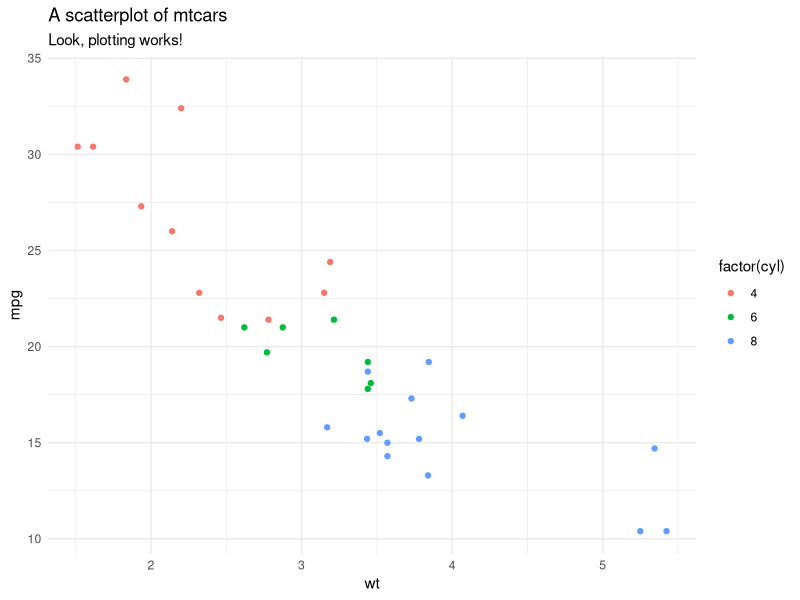

Write R code to recreate this figure.
## ---- chunk 1
myplot <- ggplot2::ggplot(
  data = mtcars,
  mapping = ggplot2::aes(
    x = wt,
    y = mpg,
    color = factor(cyl)
  )
) +
  ggplot2::geom_point() +
  ggplot2::theme_minimal() +
  ggplot2::labs(
    title = "A scatterplot of mtcars",
    subtitle = "Look, plotting works!"
  )
## ---- chunk 2
myplot
